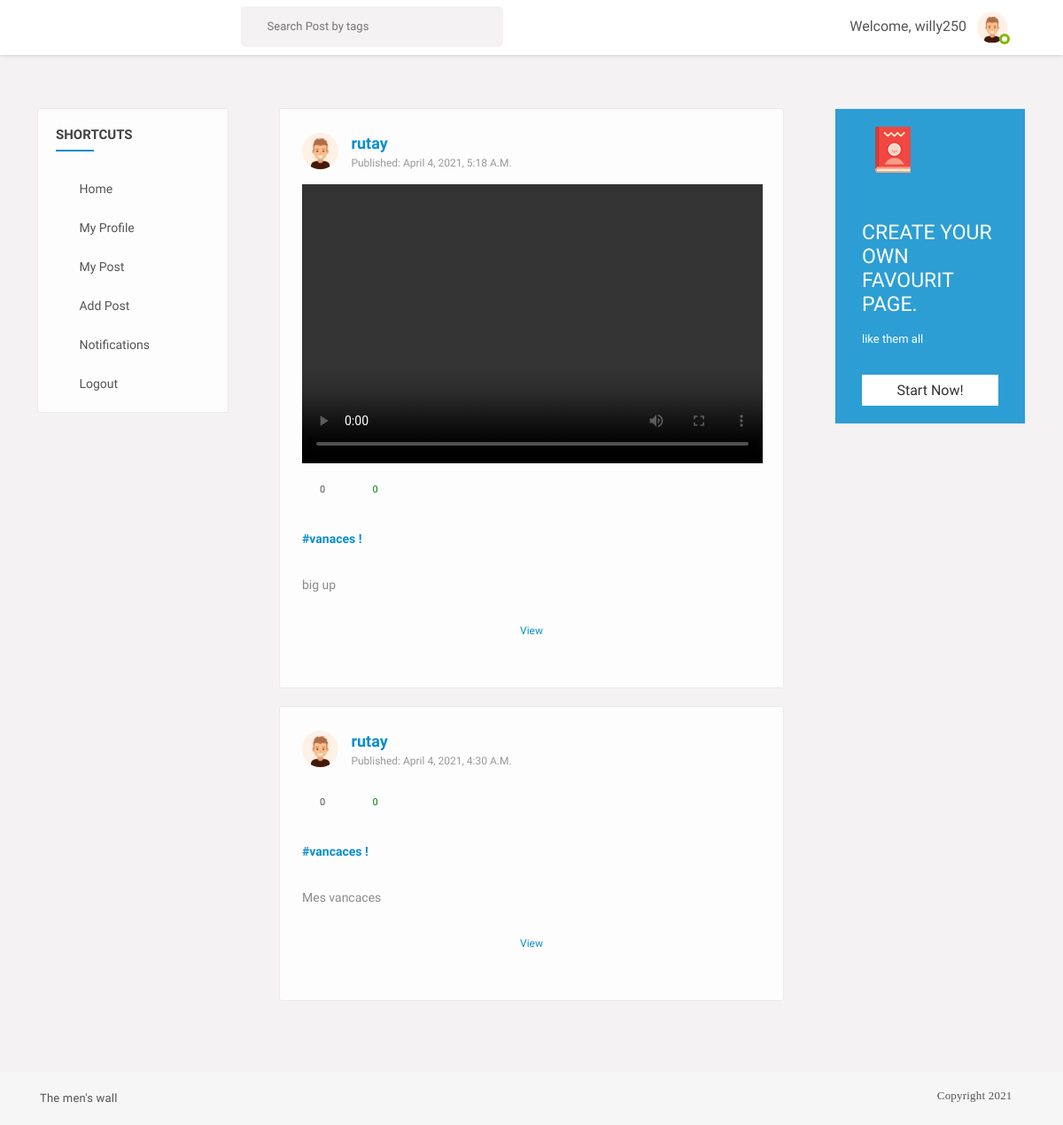
Page /user_posts/rutay (signed in) on the committed database.
### users/models.py (models this page shows, shortened)
class Profile(models.Model):
	user = models.OneToOneField(User, on_delete=models.CASCADE)
	image = models.ImageField(default='default.png', upload_to='profile_pics')
	slug = AutoSlugField(populate_from='user')
	bio = models.CharField(max_length=255, blank=True)
	friends = models.ManyToManyField("Profile", blank=True)

### feed/models.py (models this page shows, shortened)
class Post(models.Model):
	description = models.CharField(max_length=255, blank=True)
	pic = models.ImageField(upload_to='path/to/img')
	video = models.FileField(upload_to='path/to/img',validators=[file_size],blank=True)
	date_posted = models.DateTimeField(default=timezone.now)
	user_name = models.ForeignKey(User, on_delete=models.CASCADE)
	tags = models.CharField(max_length=100, blank=True)

### feed/views.py (the view)
# urls.py: path('user_posts/<str:username>', UserPostListView.as_view(), name='user-posts'),
class UserPostListView(LoginRequiredMixin, ListView):
	model = Post
	template_name = 'feed/user_posts.html'
	context_object_name = 'posts'
	paginate_by = 10
	def get_context_data(self, **kwargs):
		context = super(UserPostListView, self).get_context_data(**kwargs)
		p = Profile.objects.filter(user = self.request.user).first()
		u = p.user
		user = get_object_or_404(User, username=self.kwargs.get('username'))
		liked = [i for i in Post.objects.filter(user_name=user) if Like.objects.filter(user = self.request.user, post=i)]
		context['liked_post'] = liked
		return context
	def get_queryset(self):
		user = get_object_or_404(User, username=self.kwargs.get('username'))
		return Post.objects.filter(user_name=user).order_by('-date_posted')

### feed/views.py (called while the page is built)
def CountNotifications(request):
	count_notifications = 0
	if request.user.is_authenticated:
		count_notifications = Notification.objects.filter(user=request.user, is_seen=False).count()
	return {'count_notifications':count_notifications}

def GetProfile(request):
	you = ''
	if request.user.is_authenticated:
		p = request.user.profile
		you = p.user
	return {'profile':you}

### feed/templates/feed/user_posts.html (shortened to what this page needs)
{% extends "basefeed.html" %}
{% load static %}
{% block content %}
<section>
  <div class="gap gray-bg">
    <div class="container-fluid">
      <div class="row">
        <div class="col-lg-12">
          <div class="row" id="page-contents">
            <div class="col-lg-3">
              <aside class="sidebar static">
                <div class="widget stick-widget">
                  <h4 class="widget-title">Shortcuts</h4>
                  <ul class="naves">
                    <li>
                      <i class="ti-home"></i>
                      <a href="{% url 'home' %}" title="">Home</a>
                    </li>
                    <li>
                      <i class="ti-user"></i>
                      <a href="{% url 'edit_profile' %}" title="">My profile</a>
                    </li>
                    <li>
                      <i class="ti-files"></i>
                      <a href="{% url 'user-posts' request.user.username %}" title="">My post</a>
                    </li>
                    <li>
                      <i class="ti-plus"></i>
                      <a href="{% url 'post-create' %}" title="">Add post</a>
                    </li>
                    <li>
                      <i class="ti-bell"></i>
                      <a href="{% url 'show-notifications' %}" title="">Notifications
         </a>
                    </li>
                    <li>
                      <i class="ti-power-off"></i>
                      <a href="{% url 'logout' %}" title="">Logout</a>
                    </li>
                  </ul>
                </div>
              </aside>
            </div>
            <div class="col-lg-6">
                {% for post in posts %}
                <div class="central-meta item">
                <div class="user-post">
                  <div class="friend-info">
                    <figure>
                      <img src="{{ post.user_name.profile.image.url }}" alt="">
                    </figure>
                    <div class="friend-name">
                      <ins><a href="#" title="">{{ post.user_name }}</a></ins>
                      <span>published: {{ post.date_posted }}</span>
                    </div>
                    <div class="post-meta">
                      {% if post.video %}
                      <video width="520" height="315" controls>
                        <source src="{{ post.video.url }}" type="video/mp4" webkitallowfullscreen mozallowfullscreen allowfullscreen>
                    </video>
                            {% endif %}
                      <div class="we-video-info">
                        <ul>
                          <li>
                            <span class="comment" data-toggle="tooltip" title="Comments">
                              <i class="fa fa-comments-o"></i>
                              <ins>{{ post.details.count }}</ins>
                            </span>
                          </li>
                          <li>
                              {% if post in liked_post %}
                              <span class="dislike" data-toggle="tooltip" title="dislike">
                                  <i class="ti-heart-broken"></i>
                                  <ins>{{post.likes.count}}</ins>
                              </span>
                              {% else %}
                              <span class="like" data-toggle="tooltip" title="like">
                                  <i class="ti-heart"></i>
                                  <ins>{{post.likes.count}}</ins>
                              </span>
                              {% endif %}
                          </li>
                        </ul>
                      </div>
                      <div class="description">
                        <p>
                          {% if post.tags %}
                          <a href="#" title="">{{ post.tags }} !</a></br>
                            <br />
                            {% endif %}
                         {{ post.description }}</p>
                      </div>
                    </div>
                  </div>
                  <div class="coment-area">
                    <ul class="we-comet">
                      <li>
                        <a href="{% url 'post-detail' post.id %}" title="" class="showmore underline">View</a>
                      </li>
                    </ul>
                  </div>
                </div>
              </div>
              {% endfor %}
            </div>
            <div class="col-lg-3">
              <aside class="sidebar static">
                <div class="widget friend-list stick-widget">
                  <div class="banner medium-opacity bluesh">
                    <div class="bg-image" style="background-image: url(images/resources/baner-widgetbg.jpg)"></div>
                    <div class="baner-top">
                      <span><img alt="" src="images/book-icon.png"></span>
                      <i class="fa fa-ellipsis-h"></i>
                    </div>
                    <div class="banermeta">
                      <p>
                        create your own favourit page.
                      </p>
                      <span>like them all</span>
                      <a data-ripple="" title="" href="#">start now!</a>
                    </div>
                  </div>
                </div>
              </aside>
            </div>
          </div>
        </div>
      </div>
    </div>
  </div>
</section>
{% endblock content %}

### feed/templates/basefeed.html (shortened to what this page needs)
{% load static %}
<!DOCTYPE html>
<html lang="en">
<head>
    <link rel="stylesheet" href="{% static 'css/main.min.css' %}">
    <link rel="stylesheet" href="{% static 'css/style.css' %}">
    <link rel="stylesheet" href="{% static 'css/color.css' %}">
    <link rel="stylesheet" href="{% static 'css/responsive.css' %}">
</head>
<body>
    <div class="theme-layout">
        <div class="topbar stick">
            <div class="logo">
            </div>
            <div class="top-area">
                <div class="top-search">
                    <form action="{% url 'search_posts' %}" method="GET" class="">
                        <input name="p" type="text" placeholder="Search Post by tags" />
                        <button data-ripple type="submit"><i class="ti-search"></i></button>
                    </form>
                </div>
                <div class="user-img">
                    <span>Welcome,</span>
                    <span>{{profile.profile.user.username}}</span>
                    <img src="{{profile.profile.image.url}}" alt="" style="vertical-align: middle;
                    width: 50px;
                    height: 50px;
                    border-radius: 50%;">
                    <span class="status f-online"></span>
                </div>
            </div>
        </div>
        {% block content %}
        {% endblock content %}
        <div class="bottombar">
            <div class="container">
                <div class="row">
                    <div class="col-md-12">
                        <span class="copyright"><a target="_blank" href="#">The men's wall</a></span>
                        <i i class="fa fa-copyright"><span class="copyright"><a target="_blank" href="#">Copyright 2021</a></span></i>
                    </div>
                </div>
            </div>
        </div>
    </div>
</body>
</html>

### live-static/static-root/css/color.css (style rules this page uses)
.product-carousel .owl-nav .owl-prev::before, .product-carousel .owl-nav .owl-next::before, .product-caro .owl-prev:hover:before, .product-caro .owl-next:hover:before, .log-reg-area form .forgot-pwd, .log-reg-area form .already-have, .log-reg-area > p a, .top-area > ul > li > a > span, .timeline-info > ul li a.active, .timeline-info > ul li a:hover, .dropdowns > a.more-mesg, .activity-meta > h6 a, .activity-meta > span a:hover, .friend-name > ins, .description > p a, .we-reply, .sidebar .widget li:hover > a, .sidebar .widget li:hover > i, .friend-meta > a, .user-setting > a:hover, .we-comet li a.showmore, .twiter-feed > li p a, .tutor-links > li i, .tutor-links > li:hover, .pepl-info > span, .page-meta > a, .frnds .nav-tabs .nav-item a.active, .f-title i, #work > div a, .basics > li i, .education > li i, .groups > span i, a.forgot-pwd, .friend-meta > h4 a:hover, .x_title > h2, .post-meta .detail > span, .add-btn > a:hover, .top-area > ul.main-menu > li > ul li a:hover, .dropdowns.active > a i, .user-setting > a i, .form-group input.form-file ~ .control-label, .form-group input.has-value ~ .control-label, .form-group input:focus ~ .control-label, .form-group input:valid ~ .control-label, .form-group select ~ .control-label, .form-group textarea.form-file ~ .control-label, .form-group textarea.has-value ~ .control-label, .form-group textarea:focus ~ .control-label, .form-group textarea:valid ~ .control-label, .flaged > h3, .invition .friend-meta a.invite:hover, .more-optns > ul li:hover, .post-title > h4 a:hover, .post-title .p-date a:hover, .l-post .l-post-meta > h4 a:hover, .read:hover, blockquote, .tags > a:hover, .comment-titles > span, .help-list > ul li a:hover i, .carrer-title > h2 > span, .carrer-title > span a, .open-position > h4 a:hover, .option-set.icon-style > li > a.selected, .category-box > i, .getquot-baner > a, .branches-box > ul li i, .help-topic-result > h2 a:hover, .product-name > h5 a:hover, .full-postmeta .shopnow, .prices.style2 ins span, .single-btn > li > a.active, .total-box > ul > li.final-total, .logout-meta > p a, .forum-list table tbody tr td i, .forum-list table tbody tr td a, .widget ul.recent-topics > li > i, .date-n-reply > a, .topic-data > span, .help-list > ul li a:hover, .employer-info h2, .job-detail > ul li i, .company-intro > a { color: #088dcd; }
#nprogress .bar, .timeline-info > ul li a::before, .add-btn > a, .activitiez > li::before, form button, .colla-apps > li a:hover, a.underline:before, .setting-row input:checked + label, .user-avatar:hover .edit-phto, .error-meta > a, .color-bg, .add-butn, .nav.nav-tabs.likes-btn > li a.active, a.dislike-btn, .drop > a:hover, .btn-view.btn-load-more:hover, .accordion .card h5 button[aria-expanded="true"], .chat-head, .f-page > figure em, .inbox-panel-head > ul > li > a, .nav-tabs--left .nav-link.active, .nav-tabs--left .nav-link.active:hover, footer .widget-title h4::before, #topcontrol, .sidebar .widget-title::before, .f-title::before, .g-post-classic > figure > i::after, .purify > a, .help-list > a:hover, .open-position::before, .info > a, .category-box:hover, .category-box.selected, a.main-btn, .section-heading::before, .getquot-baner, .more-branches > h4::before, .is-helpful > a, .cart-optionz > li > a:hover, .paginationz > li a:hover, .paginationz > li a.active, .shopping-cart, a.btn2:hover, .form-submit > input[type="submit"], button.submit-checkout, .delete-cart:hover, .proceed .button, .amount-area .update-cart, a.addnewforum, .apply-bttons > a { background: #088dcd; }

### live-static/static-root/css/responsive.css (style rules this page uses)
@media screen and (max-width: 1281px) and (min-width: 1024px) { .sidebar .widget li > a { font-size: 14px; } }

### rows in the picture
Post: user_name.profile.image (placeholder picture), user_name "rutay", date_posted "April 4, 2021, 5:18 A.m.", details.count "0", likes.count "0", tags "#vanaces", description "big up"
Post: user_name.profile.image (placeholder picture), user_name "rutay", date_posted "April 4, 2021, 4:30 A.m.", details.count "0", likes.count "0", tags "#vancaces", description "Mes vancaces"

### other values in the picture
{{ profile.profile.user.username }} "willy250"
